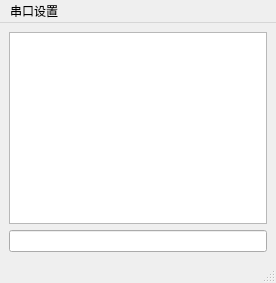
<?xml version="1.0" encoding="UTF-8"?>
<ui version="4.0">
 <class>MainWindow</class>
 <widget class="QMainWindow" name="MainWindow">
  <property name="geometry">
   <rect>
    <x>0</x>
    <y>0</y>
    <width>276</width>
    <height>283</height>
   </rect>
  </property>
  <property name="windowTitle">
   <string>MainWindow</string>
  </property>
  <widget class="QWidget" name="centralwidget">
   <layout class="QVBoxLayout" name="verticalLayout_2">
    <item>
     <layout class="QVBoxLayout" name="verticalLayout">
      <item>
       <widget class="QTextBrowser" name="textBrowser"/>
      </item>
      <item>
       <widget class="QLineEdit" name="lineEdit"/>
      </item>
     </layout>
    </item>
   </layout>
  </widget>
  <widget class="QMenuBar" name="menubar">
   <property name="geometry">
    <rect>
     <x>0</x>
     <y>0</y>
     <width>276</width>
     <height>23</height>
    </rect>
   </property>
   <widget class="QMenu" name="menu">
    <property name="title">
     <string>串口设置</string>
    </property>
    <addaction name="action"/>
   </widget>
   <addaction name="menu"/>
  </widget>
  <widget class="QStatusBar" name="statusbar"/>
  <action name="action">
   <property name="text">
    <string>串口设置</string>
   </property>
  </action>
 </widget>
 <resources/>
 <connections/>
</ui>
